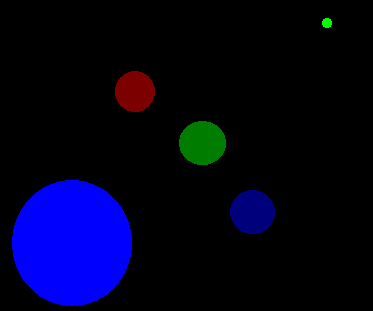
%> input picture Campos Potenciales/Laberinto.bmp, 373 x 311 px
$ octave DetecciondePuntos.m   (GNU Octave 9; MATLAB toolbox functions it lacks are replaced by stand-ins)
%> lines starting %> are read from the running program, lines starting %| are printed output that depends on the picture; in (x1, y1, x2, y2) boxes, pixels count from 0 and x2, y2 are one past the last pixel; in counts of white or black regions, pixels touching at a corner belong together; the program's own positions count from 1
### Campos Potenciales/UmbralBase.m
function [I] = UmbralBase( ima )
%UMBRALBASE Summary of this function goes here
%   Detailed explanation goes here

[filas,columnas]=size(ima);
for i=1:filas
    for j=1:columnas
        if ima(i,j) >= 250
            I(i,j)=255;
        else
            I(i,j)=0;
        end
    end
end
end

### Campos Potenciales/centroide.m
function [ xc,yc ] = centroide( im ,columnas)

fy=(sum(im,2)');
fx=sum(im,1);
x=1:length(fx);
y=1:length(fy);


yc=columnas-sum(y.*fy)/sum(fy);
xc=sum(x.*fx)/sum(fx);

end

### Campos Potenciales/umbralizado.m
function [I] = umbralizado(ima,umbral)
[filas,columnas]=size(ima);
for i=1:filas
    for j=1:columnas
        if ima(i,j) >= umbral && ima(i,j)<254
            I(i,j)=255;
        else
            I(i,j)=0;
        end
    end
end
end

### Campos Potenciales/campopot.m
function GA=campopot(Ux,Uy,sig,M)
[f,c]=size(M);

for i=1:f
    for j=1:c
        GA(i,j)=exp(-((i-0.5*Ux)^2+(j-0.5*Uy)^2)/(2*(sig^2)));
    end
end

### Campos Potenciales/DetecciondePuntos.m
clc, clear, close all
ima=imread('Laberinto.bmp');
%> ima is the input picture: size 311x373x3 uint8; mean R, G, B 1.4, 1.9, 27.7
gris=double(rgb2gray(ima));
[filas,columnas]=size(gris);
%> filas = 311; columnas = 373
imaR=ima(:,:,1);
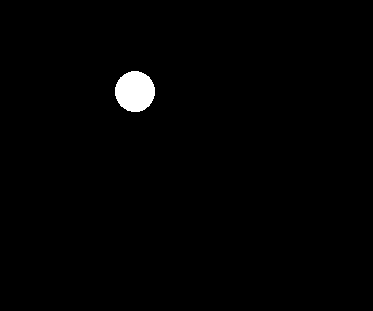
%> imaR: size 311x373 uint8; values 0 (black) and 125 (white), 1.1% white; 1 white region, box (x1, y1, x2, y2) and area: (115, 71, 155, 112) 1283
imaG=double(ima(:,:,2));
imaB=double(ima(:,:,3));
Immovil = UmbralBase(imaG);
%> after the loop in UmbralBase, `for i=1:filas`: I: size 311x373 double; 0.07% white; 1 white region, box (x1, y1, x2, y2) and area: (322, 18, 332, 28) 80
Immeta = UmbralBase(imaB);
%> after the loop in UmbralBase (call 2), `for i=1:filas`:
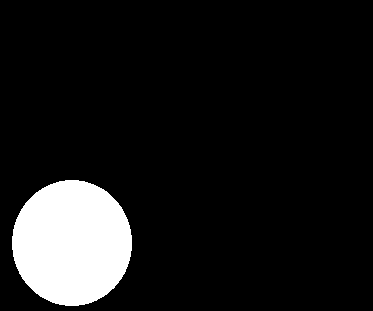
%> I: size 311x373 double; 10.2% white; 1 white region, box (x1, y1, x2, y2) and area: (12, 180, 132, 306) 11852
[metaXc, metaYc] = centroide(Immeta,filas);
%> in centroide, `fy=(sum(im,2)');`: fy = 311 values, max 30600 at index 237, min 0 at index 1, mean 9717.9
%> in centroide, `fx=sum(im,1);`: fx = 373 values, max 32130 at index 66, min 0 at index 1, mean 8102.6
%> in centroide, `yc=columnas-sum(y.*fy)/sum(fy);`: yc = 67.45
%> in centroide, `xc=sum(x.*fx)/sum(fx);`: xc = 72.54
%> metaXc = 72.54; metaYc = 67.45
[movilXc, movilYc] = centroide(Immovil,filas);
%> movilXc = 327.5; movilYc = 287.5
obstaculos=zeros(2,3);
num_obs = 3;
for a=1:num_obs
     [obstaculos(1,a), obstaculos(2,a)] = centroide(umbralizado(ima(:,:,a),125),filas);
end
%> this loop made 3 passes
%> (yc in centroide, xc in centroide) on passes 1 to 3: (218.9, 135.5), (167.5, 203), (98.46, 253)
%> after the loop, obstaculos = [135.5 203 253; 218.9 167.5 98.46]

tam = 373;
meta=[round(metaXc) round(metaYc)];
%> meta = [73 67]
movil=[round(movilXc) round(movilYc)];
%> movil = [328 288]

M=zeros(tam);

for i=1:length(obstaculos)
    M= M + campopot(2.2*obstaculos(1,i),2.2*obstaculos(2,i),10,M);
end
%> this loop made 3 passes
%%Graficamos la meta
M=M-campopot(2.2*meta(2),2.2*meta(1),180,M);
%> call 4 of campopot, with Ux = 147.4, Uy = 160.6, sig = 180
%> after the loop in campopot (call 4), `for i=1:f`:
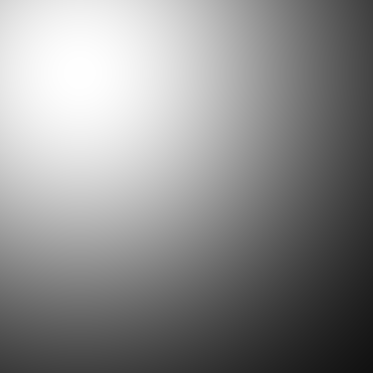
%> GA: size 373x373 double; min 0.0669, max 1, mean 0.553
figure,mesh(M);

[x,y]=meshgrid([1:tam],[1:tam]);
[Gx,Gy]=gradient(-M);
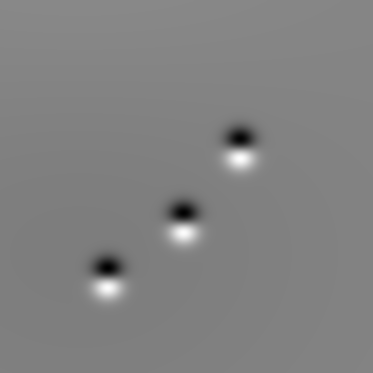
%> Gy: size 373x373 double; min -0.0637, max 0.0589, mean -0.00135; drawn with min black and max white
figure,quiver(x,y,Gx,Gy);
%> after `quiver(x,y,Gx,Gy)`:
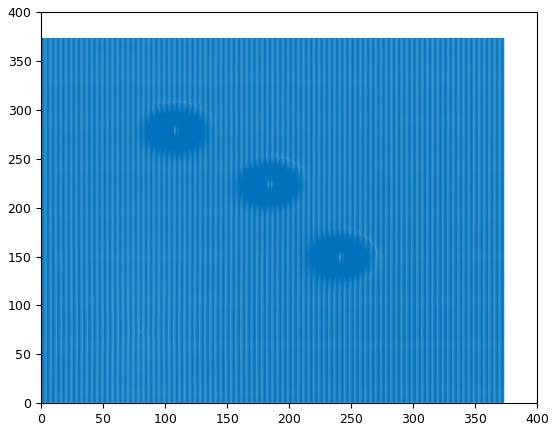
%> figure redrawn from the program's plot data; highest point at x = 1, y = 373; highest point at x = 373, y = 373
G = sqrt(Gx.^2+Gy.^2);
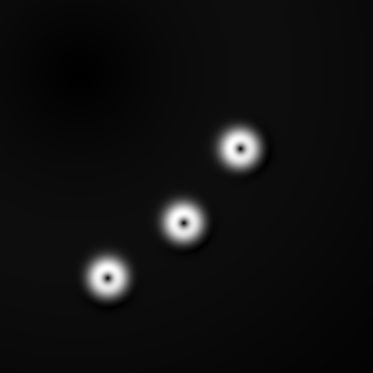
%> G: size 373x373 double; min 1.31e-05, max 0.0637, mean 0.00407; drawn with min black and max white
figure, imshow(ima);
c1 = movil(1);
%> c1 = 328
c2 = movil(2);
%> c2 = 288
Gx(c1,c2)
%> ans = -0.00121
Gy(c1,c2)
%> ans = -0.00149
radii = 3;
iter = 0;
while(c1~=double(0) && c2~=double(0)) %Condici髇 de encuentro de valle.
    iter = iter + 1;
    centers = [c1 filas-c2];
    viscircles(centers,radii,'Color','w'); % Dibujar circulo
    drawnow
    pause(.1)
    vy = Gx(c1,c2);                 % Los datos de retorno de la funcion estan invertidos
    vx = Gy(c1,c2);
    %fprintf('%f y %f es %d y %d\r\n',vx,vy,c1,c2);
    % Coordenadas para el movimiento
    if vx<=0
        c1=c1-1;
    else
        c1=c1+1;
    end
    if vy<=0
        c2=c2-1;
    else
        c2=c2+1;
    end

    if iter >=400
        break;
    end
end
%> this loop made 400 passes
%> (centers, vy, vx, c1, c2) on passes 1 to 12: ([328 23], -0.00121, -0.00149, 327, 287), ([327 24], -0.00123, -0.0015, 326, 286), ([326 25], -0.00124, -0.00152, 325, 285), ([325 26], -0.00125, -0.00153, 324, 284), ([324 27], -0.00126, -0.00155, 323, 283), ([323 28], -0.00127, -0.00156, 322, 282), ([322 29], -0.00128, -0.00158, 321, 281), ([321 30], -0.00129, -0.0016, 320, 280), ([320 31], -0.00131, -0.00161, 319, 279), ([319 32], -0.00132, -0.00163, 318, 278), ([318 33], -0.00133, -0.00164, 317, 277), ([317 34], -0.00134, -0.00166, 316, 276)
%> after the loop, c1 = 74; c2 = 80; iter = 400
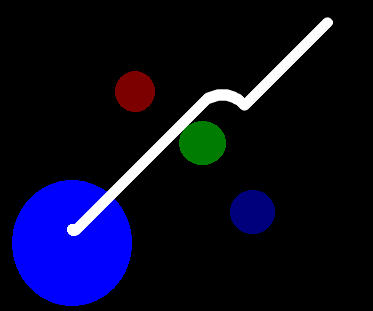
%> figure redrawn from the program's plot data
